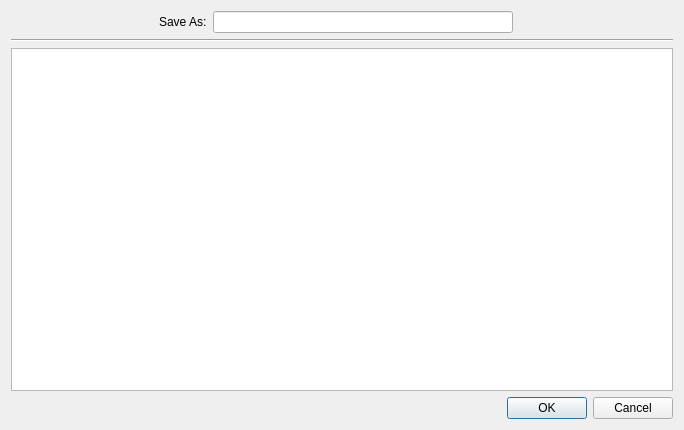
<?xml version="1.0" encoding="UTF-8"?>
<ui version="4.0">
 <class>SaveAsDialog</class>
 <widget class="QDialog" name="SaveAsDialog">
  <property name="geometry">
   <rect>
    <x>0</x>
    <y>0</y>
    <width>684</width>
    <height>430</height>
   </rect>
  </property>
  <property name="windowTitle">
   <string>Save File</string>
  </property>
  <layout class="QVBoxLayout" name="verticalLayout_2">
   <item>
    <layout class="QHBoxLayout" name="horizontalLayout">
     <item>
      <spacer name="horizontalSpacer">
       <property name="orientation">
        <enum>Qt::Horizontal</enum>
       </property>
       <property name="sizeHint" stdset="0">
        <size>
         <width>40</width>
         <height>20</height>
        </size>
       </property>
      </spacer>
     </item>
     <item>
      <widget class="QLabel" name="label">
       <property name="text">
        <string>Save As:</string>
       </property>
      </widget>
     </item>
     <item>
      <widget class="QLineEdit" name="file">
       <property name="minimumSize">
        <size>
         <width>300</width>
         <height>0</height>
        </size>
       </property>
      </widget>
     </item>
     <item>
      <spacer name="horizontalSpacer_2">
       <property name="orientation">
        <enum>Qt::Horizontal</enum>
       </property>
       <property name="sizeHint" stdset="0">
        <size>
         <width>40</width>
         <height>20</height>
        </size>
       </property>
      </spacer>
     </item>
     <item>
      <widget class="QLabel" name="label_2">
       <property name="text">
        <string/>
       </property>
       <property name="pixmap">
        <pixmap resource="../rc/rc.qrc">:/shortcuts/file/icon_set/icons/disk.png</pixmap>
       </property>
      </widget>
     </item>
    </layout>
   </item>
   <item>
    <widget class="QWidget" name="widget" native="true">
     <layout class="QVBoxLayout" name="verticalLayout">
      <property name="margin">
       <number>0</number>
      </property>
      <item>
       <widget class="Line" name="line">
        <property name="frameShadow">
         <enum>QFrame::Sunken</enum>
        </property>
        <property name="orientation">
         <enum>Qt::Horizontal</enum>
        </property>
       </widget>
      </item>
      <item>
       <widget class="QTreeView" name="tree">
        <attribute name="headerCascadingSectionResizes">
         <bool>true</bool>
        </attribute>
        <attribute name="headerDefaultSectionSize">
         <number>100</number>
        </attribute>
        <attribute name="headerStretchLastSection">
         <bool>false</bool>
        </attribute>
       </widget>
      </item>
     </layout>
    </widget>
   </item>
   <item>
    <layout class="QHBoxLayout" name="horizontalLayout_2">
     <item>
      <widget class="QDialogButtonBox" name="buttonBox">
       <property name="orientation">
        <enum>Qt::Horizontal</enum>
       </property>
       <property name="standardButtons">
        <set>QDialogButtonBox::Cancel|QDialogButtonBox::Ok</set>
       </property>
      </widget>
     </item>
    </layout>
   </item>
  </layout>
 </widget>
 <resources>
  <include location="../rc/rc.qrc"/>
 </resources>
 <connections>
  <connection>
   <sender>buttonBox</sender>
   <signal>accepted()</signal>
   <receiver>SaveAsDialog</receiver>
   <slot>accept()</slot>
   <hints>
    <hint type="sourcelabel">
     <x>248</x>
     <y>254</y>
    </hint>
    <hint type="destinationlabel">
     <x>157</x>
     <y>274</y>
    </hint>
   </hints>
  </connection>
  <connection>
   <sender>buttonBox</sender>
   <signal>rejected()</signal>
   <receiver>SaveAsDialog</receiver>
   <slot>reject()</slot>
   <hints>
    <hint type="sourcelabel">
     <x>316</x>
     <y>260</y>
    </hint>
    <hint type="destinationlabel">
     <x>286</x>
     <y>274</y>
    </hint>
   </hints>
  </connection>
 </connections>
</ui>
